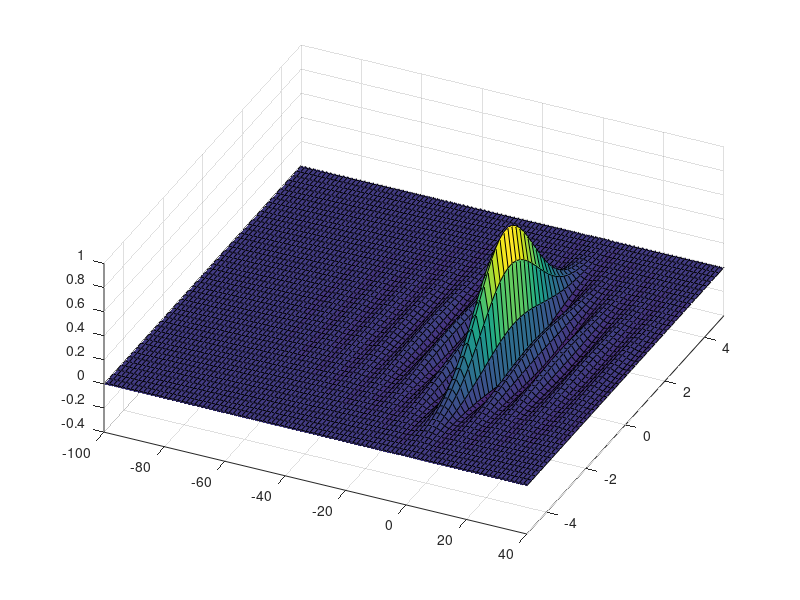

The MATLAB source for this figure:
x = linspace(-100, 40, 100);
y = linspace(-10, 10, 100);

[xx, yy] = meshgrid(x, y);

zz = sinc(xx./4) .*exp(-((xx)./40).^2) .* exp(-((yy)./2).^2);
# zz = sinc(xx);
# zz = exp(-((yy)./2).^2);

#clf;
#hold on;
#t = -10:0.1:10;
#f = sinc(t);
#plot(t, f);
#g_1 = exp(-((t)./4).^2);
#plot(t, g_1);
#hold off;

surf(xx, yy, zz);
# xlim([-80, 25]);
ylim([-5 , 5]);
view([25 55]);